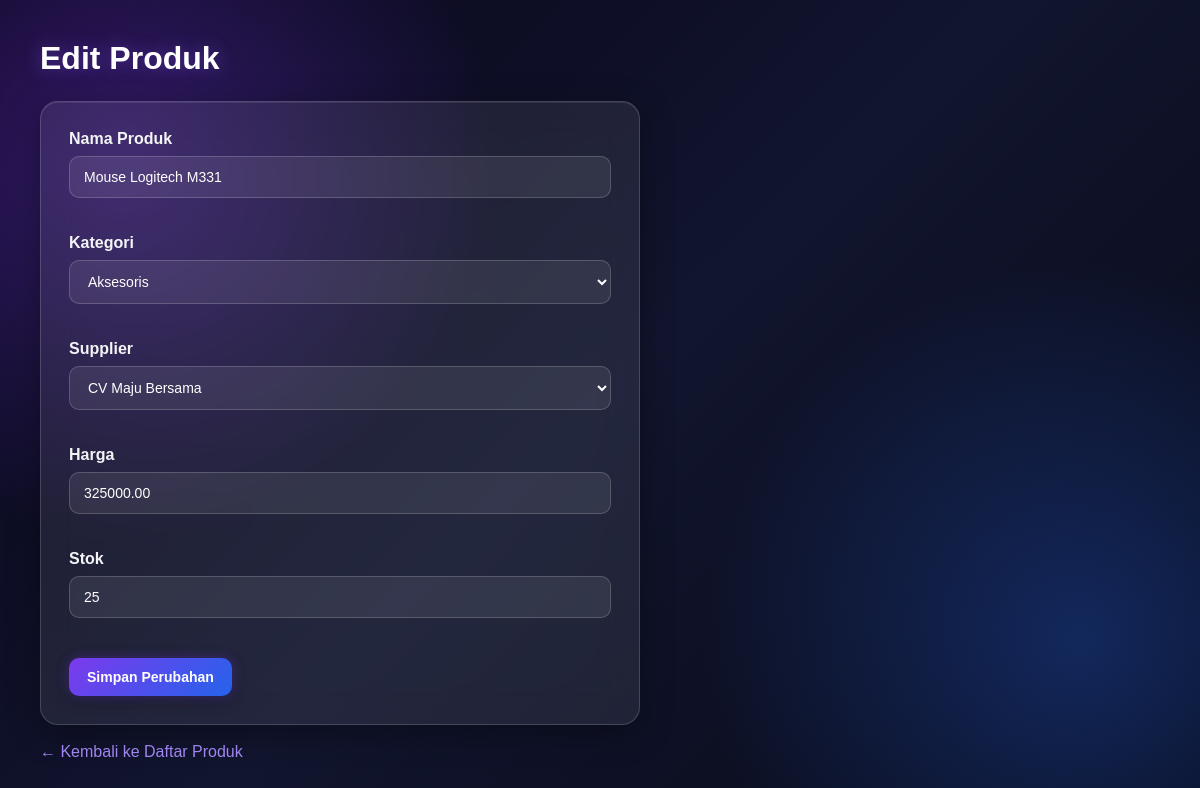
Page /edit.php?id=2 on the committed database.
### tables this page shows
CREATE TABLE products (
    id INT AUTO_INCREMENT PRIMARY KEY,
    name VARCHAR(150) NOT NULL,
    category_id INT NOT NULL,
    supplier_id INT NOT NULL,
    price DECIMAL(12,2) NOT NULL,
    stock INT NOT NULL DEFAULT 0,

    CONSTRAINT fk_products_category
        FOREIGN KEY (category_id)
        REFERENCES categories(id)
        ON UPDATE CASCADE
        ON DELETE RESTRICT,

    CONSTRAINT fk_products_supplier
        FOREIGN KEY (supplier_id)
        REFERENCES suppliers(id)
        ON UPDATE CASCADE
        ON DELETE RESTRICT
);

CREATE TABLE categories (
    id INT AUTO_INCREMENT PRIMARY KEY,
    name VARCHAR(100) NOT NULL
);

CREATE TABLE suppliers (
    id INT AUTO_INCREMENT PRIMARY KEY,
    name VARCHAR(100) NOT NULL,
    phone VARCHAR(20)
);

### edit.php (the view, shortened to what this page needs)
<?php
$db = Database::getInstance();
$pdo = $db->getConnection();
$id = $_GET['id'] ?? '';
$stmt = $pdo->prepare("
    SELECT id, name, category_id, supplier_id, price, stock
    FROM products
    WHERE id = :id
");
$stmt->execute([
    ':id' => $id
]);
$product = $stmt->fetch();
$categoryStmt = $pdo->query("
    SELECT id, name
    FROM categories
    ORDER BY name ASC
");
$categories = $categoryStmt->fetchAll();
$supplierStmt = $pdo->query("
    SELECT id, name
    FROM suppliers
    ORDER BY name ASC
");
$suppliers = $supplierStmt->fetchAll();
?>
<!DOCTYPE html>
<html lang="id">
<head>
    <link rel="stylesheet" href="assets/style.css">
</head>
<body>
    <h1>Edit Produk</h1>
    <form method="POST">
        <div>
            <label for="name">
                Nama Produk
            </label>
            <input
                type="text"
                id="name"
                name="name"
                value="<?= htmlspecialchars($product['name']) ?>"
                required
            >
        </div>
        <br>
        <div>
            <label for="category_id">
                Kategori
            </label>
            <select
                id="category_id"
                name="category_id"
                required
            >
                <?php foreach ($categories as $category): ?>
                    <option
                        value="<?= htmlspecialchars($category['id']) ?>"
                        <?= ($product['category_id'] == $category['id']) ? 'selected' : '' ?>
                    >
                        <?= htmlspecialchars($category['name']) ?>
                    </option>
                <?php endforeach; ?>
            </select>
        </div>
        <br>
        <div>
            <label for="supplier_id">
                Supplier
            </label>
            <select
                id="supplier_id"
                name="supplier_id"
                required
            >
                <?php foreach ($suppliers as $supplier): ?>
                    <option
                        value="<?= htmlspecialchars($supplier['id']) ?>"
                        <?= ($product['supplier_id'] == $supplier['id']) ? 'selected' : '' ?>
                    >
                        <?= htmlspecialchars($supplier['name']) ?>
                    </option>
                <?php endforeach; ?>
            </select>
        </div>
        <br>
        <div>
            <label for="price">
                Harga
            </label>
            <input
                type="number"
                id="price"
                name="price"
                min="0"
                step="0.01"
                value="<?= htmlspecialchars($product['price']) ?>"
                required
            >
        </div>
        <br>
        <div>
            <label for="stock">
                Stok
            </label>
            <input
                type="number"
                id="stock"
                name="stock"
                min="0"
                value="<?= htmlspecialchars($product['stock']) ?>"
                required
            >
        </div>
        <br>
        <button type="submit">
            Simpan Perubahan
        </button>
    </form>
    <br>
    <a href="index.php">
        ← Kembali ke Daftar Produk
    </a>
</body>
</html>

### assets/style.css (style rules this page uses)
* { box-sizing: border-box; margin: 0; padding: 0; }
body { font-family: Arial, Helvetica, sans-serif; min-height: 100vh; padding: 40px; color: #ffffff; background: radial-gradient(circle at 10% 20%, rgba(124, 58, 237, 0.35), transparent 30%), radial-gradient(circle at 90% 80%, rgba(37, 99, 235, 0.30), transparent 30%), linear-gradient(135deg, #09051a, #11152e, #080b18); background-attachment: fixed; }
h1 { font-size: 32px; margin-bottom: 24px; color: #ffffff; text-shadow: 0 0 18px rgba(139, 92, 246, 0.45); }
form, table { background: rgba(255, 255, 255, 0.08); border: 1px solid rgba(255, 255, 255, 0.16); box-shadow: 0 8px 32px rgba(0, 0, 0, 0.35), inset 0 1px 0 rgba(255, 255, 255, 0.08); backdrop-filter: blur(18px); -webkit-backdrop-filter: blur(18px); }
.btn, form button { display: inline-block; border: none; padding: 11px 18px; border-radius: 10px; color: #ffffff; background: linear-gradient(135deg, #7c3aed, #2563eb); font-size: 14px; font-weight: bold; text-decoration: none; cursor: pointer; box-shadow: 0 0 12px rgba(124, 58, 237, 0.35), 0 5px 15px rgba(0, 0, 0, 0.25); transition: all 0.25s ease; }
a { color: #a78bfa; text-decoration: none; transition: 0.2s ease; }
form { max-width: 600px; padding: 28px; border-radius: 18px; }
form label { display: block; margin-bottom: 8px; color: #f3f4f6; font-weight: bold; }
form input, form select { width: 100%; padding: 12px 14px; margin-bottom: 18px; color: #ffffff; background: rgba(255, 255, 255, 0.08); border: 1px solid rgba(255, 255, 255, 0.18); border-radius: 10px; outline: none; font-size: 14px; transition: all 0.25s ease; }
form input::placeholder { color: #9ca3af; }
form select option { color: #111827; background: #ffffff; }
form button { margin-top: 4px; }

### rows in the picture
products: name "Mouse Logitech M331", category_id "Aksesoris", supplier_id "CV Maju Bersama", price "325000.00", stock "25"
